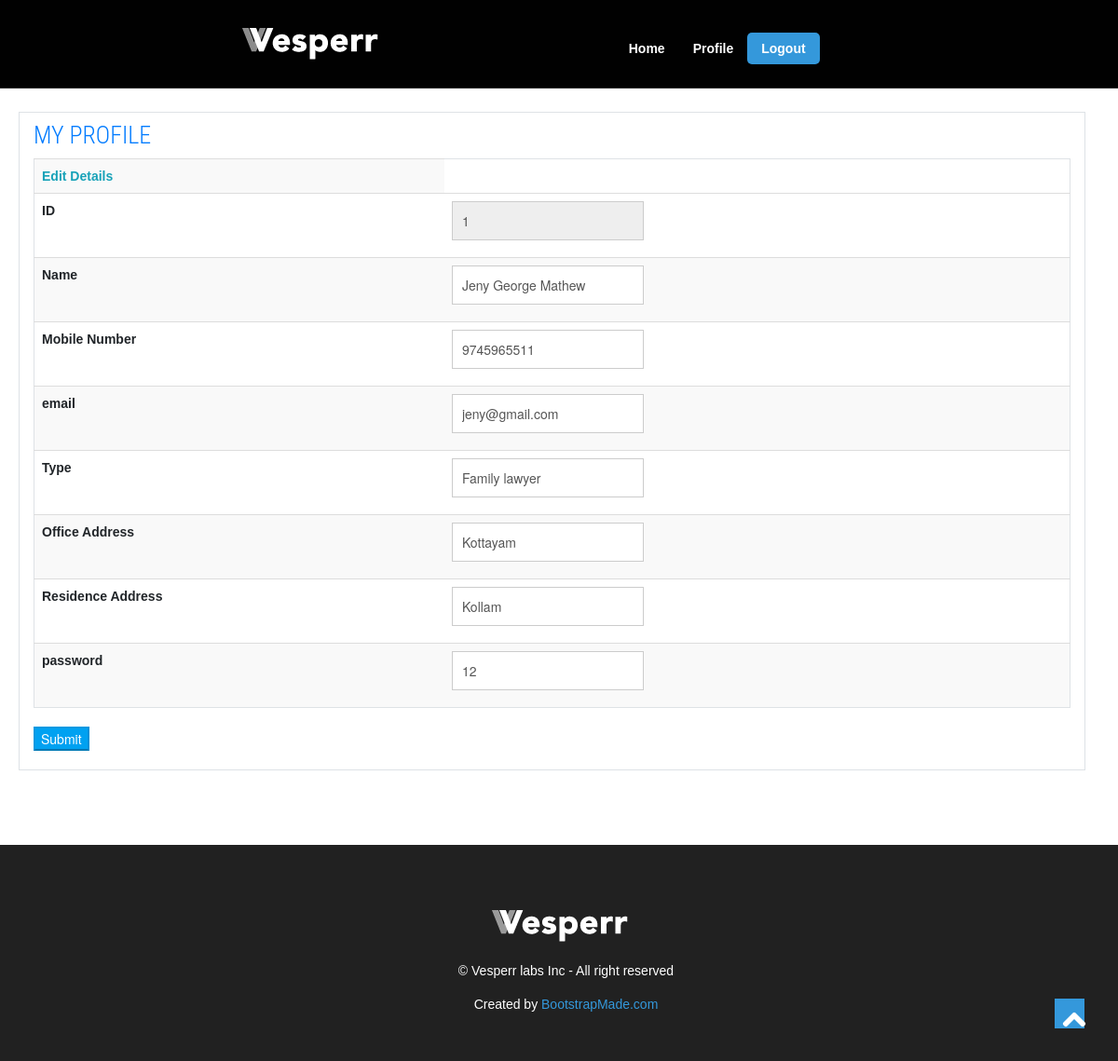
Screenshot of /editprofile/ (signed in) with the database file from the repository.
### tba_app/models.py (models this page shows)
class registration(models.Model):
    name=models.CharField(max_length=30)
    mobileno=models.CharField(max_length=50)
    emailid=models.EmailField()
    types=models.CharField(max_length=30)
    officeadd=models.CharField(max_length=50)
    residenceadd=models.CharField(max_length=50)
    joiningdate=models.DateField()
    duration=models.CharField(max_length=20)
    approvedate=models.DateField(null=True,blank=True)
    status=models.CharField(max_length=20,null=True,blank=True)
    password=models.CharField(max_length=20,null=True,blank=True)
    expirydate=models.DateField(null=True,blank=True)
    class meta:
        db_table="registration"

### tba_app/views.py (the view)
# urls.py: path('editprofile/',views.editprofileview,name='editprofile'),
def editprofileview(request):
    queryset=registration.objects.filter(emailid=request.session['email'])
    return render(request,'editprofile.html',{'author':queryset})

### tba_app/templates/editprofile.html (shortened to what this page needs)
<!doctype html>
<html lang="en">
<head>
   {%load static%}
   <link href="{%static 'css/bootstrap.min.css' %}" rel="stylesheet" />
  <link href="{%static 'css/bootstrap.css' %}" rel="stylesheet" />
  <link href="{%static 'css/bootstrap-responsive.css' %}" rel="stylesheet" />
  <link href="{%static 'css/prettyPhoto.css' %}" rel="stylesheet" />
  <link href="{%static 'css/animate.css' %}" rel="stylesheet" />
  <link href="{%static 'css/style.css' %}" rel="stylesheet" />
  <link href="{%static 'color/default.css' %}" rel="stylesheet" />
</head>
<body>
  <header>
    <div id="topnav" class="navbar navbar-fixed-top default">
      <div class="navbar-inner">
        <div class="container">
          <div class="logo">
            <a href="index.html"><img src="assets/img/logo.png" alt="" /></a>
          </div>
          <div class="navigation">
            <nav>
              <ul class="nav pull-right">
                <li><a href="{%url 'index'%}">Home</a></li>
                <li ><a href="{% url 'profileview'%}"> Profile</a></li>
                <li class="current"><a href="{%url 'index' %}">Logout</a></li>
                  </ul>
            </nav>
          </div>
        </div>
      </div>
    </div>
  </header>
  <section>
    <div class="container">
            <div class="row border ">
                <div class="col-md-6">
                    <h3 class="text-primary head">MY PROFILE</h3>
                </div>
            <div class="col-md-12">
                <form action="{%url 'edit' %}" method='POST'>
                <table class="border table table-striped bg-table">
                    <tr>
                    <th class="text-info">Edit Details</th>
                    </tr>
                    {%if author%}
                    {%for i in author%}
                    <tr>
                    <td class="font-weight-bolder">ID</td>
                    <td><input type="text" name="id" value="{{i.id}}" readonly></td>
                    </tr>
                    <tr>
                    <td class="font-weight-bolder">Name</td>
                    <td><input type="text" name="name" value="{{i.name}}"></td>
                    </tr>
                    <tr>
                    <td class="font-weight-bolder">Mobile Number</td>
                    <td><input type="text" name="mobile" value="{{i.mobileno}}"></td>
                    </tr>
                    <tr>
                    <td class="font-weight-bolder">email</td>
                    <td><input type="text" name="email" value="{{i.emailid}}"></td>
                    </tr>
                    <tr>
                    <td class="font-weight-bolder">Type</td>
                    <td><input type="text" name="types" value="{{i.types}}"></td>
                    </tr>
                    <tr>
                    <td class="font-weight-bolder">Office Address</td>
                    <td><input type="text" name="officeadd" value="{{i.officeadd}}"></td>
                    </tr>
                    <tr>
                    <td class="font-weight-bolder">Residence Address</td>
                    <td><input type="text" name="residenceadd" value="{{i.residenceadd}}"></td>
                    </tr>
                    <tr>
                    <td class="font-weight-bolder">password</td>
                    <td><input type="text" name="password" value="{{i.password}}"></td>
                    </tr>
                    {% endfor %}
                    {% endif %}
                </table>
                <input type="submit" value="Submit" name="edit" class="btn-primary">
            </form>
            </div>
        </div>
    </div>
</section>
<footer>
    <div class="verybottom">
      <div class="container">
        <div class="row">
          <div class="span12">
            <div class="aligncenter">
              <div class="logo">
                <a class="brand" href="index.html"><img src="assets/img/logo.png" alt="" /></a>
              </div>
              <p>
                &copy; Vesperr labs Inc - All right reserved
              </p>
              <div class="credits">
                Created by <a href="https://bootstrapmade.com/">BootstrapMade.com</a>
              </div>
            </div>
          </div>
        </div>
      </div>
    </div>
  </footer>
  <a href="#" class="scrollup"><i class="icon-chevron-up icon-square icon-48 active"></i></a>
</body>
</html>

### tba_app/static/css/style.css (style rules this page uses)
body { margin: 0; padding:0; font-family: Arial, Tahoma, Verdana, Sans-serif; font-size: 14px; line-height: 1.6em; color: #666; background-color: #ffffff; }
h1, h2, h3, h4, h5, h6 { font-family: 'Roboto Condensed', sans-serif; line-height:1.1em; color: #3a3a3a; font-weight:300; margin-bottom:10px; }
h3 { font-size: 26px; }
section { padding:120px 0 40px 0; }
.container { padding: 0 20px 0 20px; }
.row { margin-bottom:40px; }
header { position:relative; }
header .logo { float:left; margin:30px 0 0; }
.navigation { margin:30px 0 0; }
.navbar { padding:0 0 20px; margin:0; }
.navbar .nav { margin: 0 0 0 0; }
.navbar .nav > li > a { float: none; color: #fff; line-height:1em; text-decoration: none; text-shadow:none; z-index:100; outline:0; font-weight:bold; }
.navbar .nav > .current { color:#fff; -webkit-border-radius: 5px; -moz-border-radius: 5px; border-radius: 5px; }
.default { background:#010101; border-bottom:1px solid #222; }
.scrollup { position:fixed; width:48px; height:48px; bottom:20px; right:20px; }
a.scrollup { outline:0; }
[class^="icon-"], [class*=" icon-"] { float:none; }
.icon-square, .icon-rounded, .icon-plain, .icon-circled { margin: 10px 10px 10px 0; display: inline-block !important; text-align: center !important; color: #fff; width: 18px; height: 18px; padding:3px; font-size: 12px; line-height: 18px; text-shadow:none; cursor: pointer; }
.icon-square { background-color: #444; }
[class^="icon-"], [class*=" icon-"] { margin-top: 1px; margin-right: .3em; }
.icon-48 { width: 32px; height: 32px; padding:8px; font-size: 28px; line-height: 30px; }
footer { float:left; width:100%; background:#212121; color:#fff; margin:0; padding:40px 0 0 0; }
footer .verybottom { padding:30px 0 10px 0; }
.aligncenter { margin:0 auto; text-align:center; }
.aligncenter img, img.aligncenter { margin-bottom:20px; }

### tba_app/static/color/default.css (style rules this page uses)
a { color: #3498db; }
[class^="icon-"].active, [class*=" icon-"].active { background-color: #3498db; }
ul.nav li.current { background: #3498db; }

### tba_app/static/css/overwrite.css (style rules this page uses)
img { max-width: 100%; width: auto\9; height: auto; vertical-align: middle; border: 0; -ms-interpolation-mode: bicubic; }
img { margin-bottom:10px; }
p { font-size: 14px; line-height:1.6em; margin-bottom: 1em; }
a { outline:0; text-decoration: none; }
select, textarea, input[type="text"], input[type="password"], input[type="datetime"], input[type="datetime-local"], input[type="date"], input[type="month"], input[type="time"], input[type="week"], input[type="number"], input[type="email"], input[type="url"], input[type="search"], input[type="tel"], input[type="color"], .uneditable-input { -webkit-border-radius: 0; -moz-border-radius: 0; border-radius: 0; }
textarea, input[type="text"], input[type="password"], input[type="datetime"], input[type="datetime-local"], input[type="date"], input[type="month"], input[type="time"], input[type="week"], input[type="number"], input[type="email"], input[type="url"], input[type="search"], input[type="tel"], input[type="color"], .uneditable-input { padding: 20px 10px 20px 10px; -webkit-box-shadow: none; -moz-box-shadow: none; box-shadow: none; }
input[disabled], select[disabled], textarea[disabled], input[readonly], select[readonly], textarea[readonly] { cursor: not-allowed; background-color: #eeeeee; }
.navbar-inner { min-height: 40px; padding-right: 20px; padding-left: 20px; background: none; background-image: none; border: none; border:none; -webkit-border-radius: 0; -moz-border-radius: 0; border-radius: 0; *zoom: 1; -webkit-box-shadow: none; -moz-box-shadow: none; box-shadow: none; }
.btn-primary { color: #ffffff; text-shadow: none; background: #00a1f1; border-color: none; *background-color: #00a1f1; filter: progid:DXImageTransform.Microsoft.gradient(enabled = false); }
.navbar-inner { -webkit-border-radius: 0; -moz-border-radius: 0; border-radius: 0; -webkit-box-shadow: none; -moz-box-shadow: none; box-shadow: none; }
.navbar-fixed-top .navbar-inner, .navbar-fixed-bottom .navbar-inner { padding-left: 0; padding-right: 0; -webkit-border-radius: 0; -moz-border-radius: 0; border-radius: 0; }
.navbar-fixed-top { top: 0; }
.navbar-fixed-top .navbar-inner, .navbar-static-top .navbar-inner { -webkit-box-shadow: none; -moz-box-shadow: none; box-shadow: none; }

### rows the page displays
registration: id "1", name "Jeny George Mathew", mobile "9745965511", email "jeny@gmail.com", types "Family lawyer", officeadd "Kottayam", residenceadd "Kollam", password "12"
